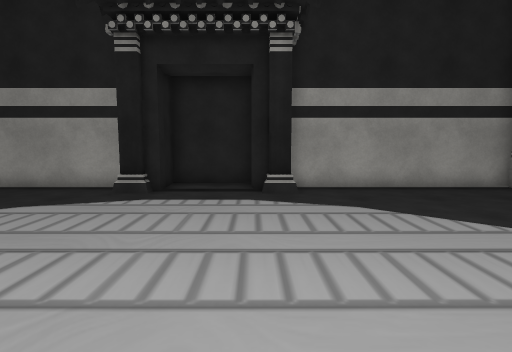
View 1 (above)

12 first-person views from a walk through a 3-D level made in the Unity game engine. The camera is 1.4 m above the floor, tilts 6° down and sees 80° across. The floor is counted in squares, 1 m on a side. Each view is taken from the middle of a square. On the plan, view 1 faces up. The plan holds only what a view shows up to about 14 squares ahead; the rest is blank. The place goes on beyond the plan. The player character is not drawn. Some animated figures are left out. Door leaves are left out, so doorways stand open. Some surface patterns are stand-ins.

View 2
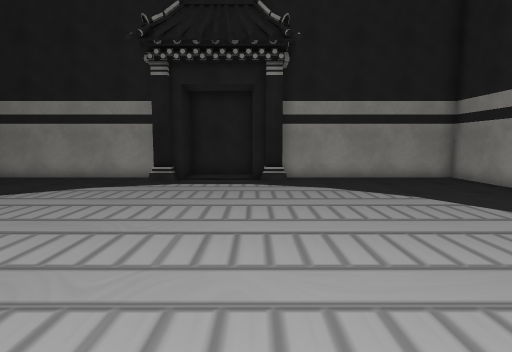

View 3
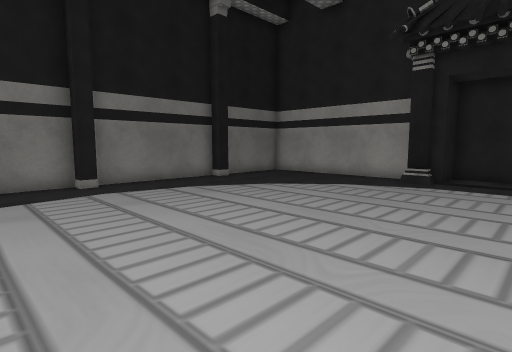

View 4
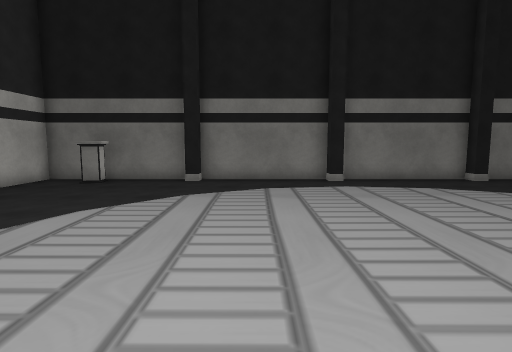

View 5
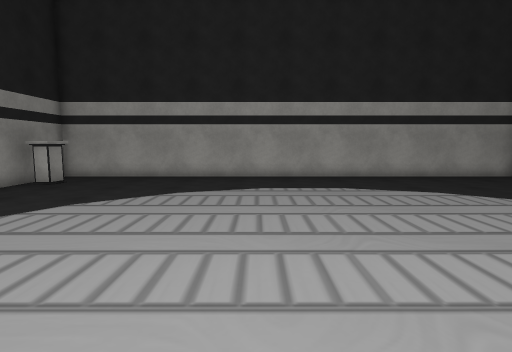

View 6
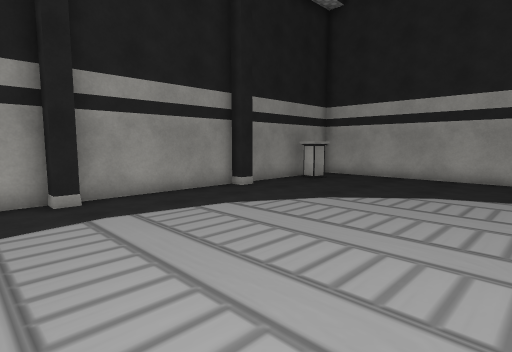

View 7
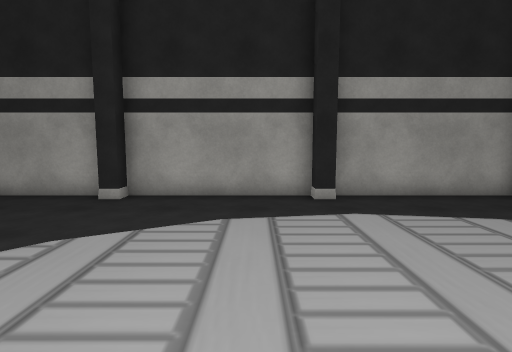

View 8
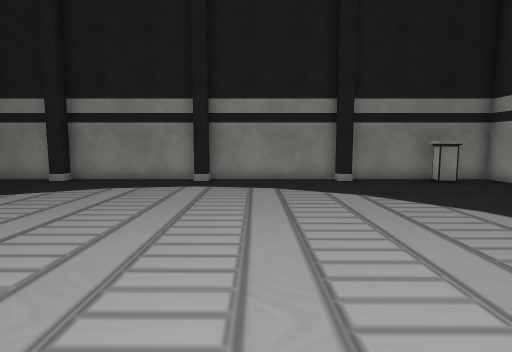

View 9
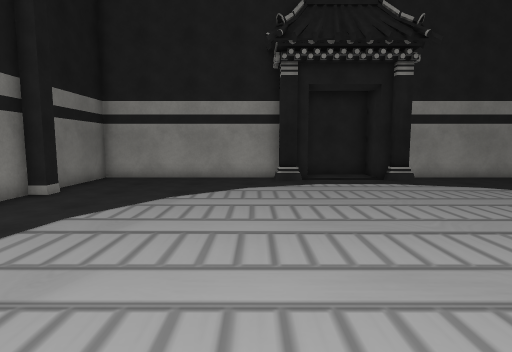

View 10
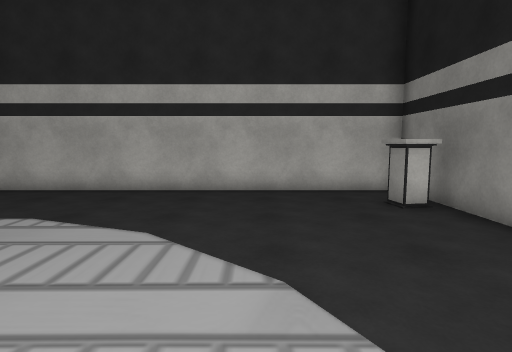

View 11
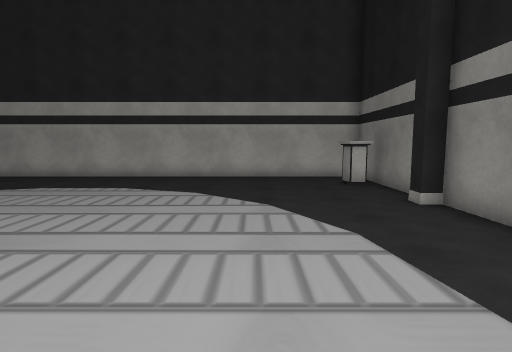

View 12
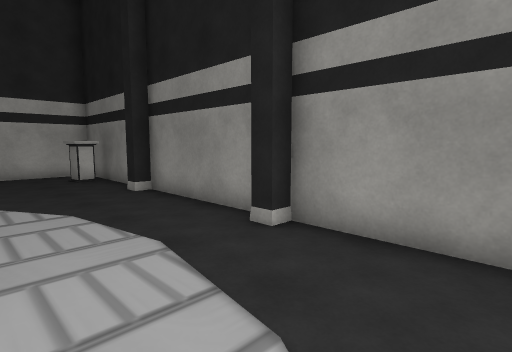

### Floor plan
Points are (right, up) in squares from view 1. A wall is a line through its corners. A room is listed if a view was taken in it or the views show most of it. See-through windows are left out.
Room 1 (views 1, 2, 3, 4, 5, 6, 7, 8, 9, 10, 11, 12)
walls: (-3.1, 9) (-4, 9) (-4, 10.2) (-11.5, 10.2) (-11.5, 6.5); (-2.8, 9.3) (-3.5, 9.3); (1.3, 9) (0.4, 9); (0.4, 9.3) (-0.1, 9.3); (-11.5, -5.9) (-11.5, -11.5) (8.5, -11.5) (8.5, -5.9); (8, -5.9) (8, -5.3) (8.5, -5.3) (8.5, -0.1) (8, -0.1) (8, 0.4) (8.5, 0.4) (8.5, 5.6) (8, 5.6) (8, 6.2); (-11, 6.3) (-11, 5.6) (-11.5, 5.6) (-11.5, 0.4) (-11, 0.4) (-11, -0.1) (-11.5, -0.1) (-11.5, -5.3) (-11, -5.3) (-11, -5.9); (-11.2, -9) (-10.4, -8.8) (-10.2, -9.6); (7.2, -9.7) (7.4, -8.8) (8.1, -9); (8.5, 6.4) (8.5, 10.2) (1.1, 10.2)
ways out: open door at (-1.5, 9.5)

Positions as (right, up) in squares from view 1, and headings:
1: (0, 0), facing up
2: (0, -3), facing up
3: (0, -3), facing up-left
4: (1, -3), facing left
5: (0, 2), facing down
6: (0, 2), facing down-right
7: (0, 2), facing right
8: (-4, -2), facing right
9: (-5, -3), facing up
10: (-7, -2), facing down
11: (-7, 2), facing down
12: (-7, 4), facing down-left
